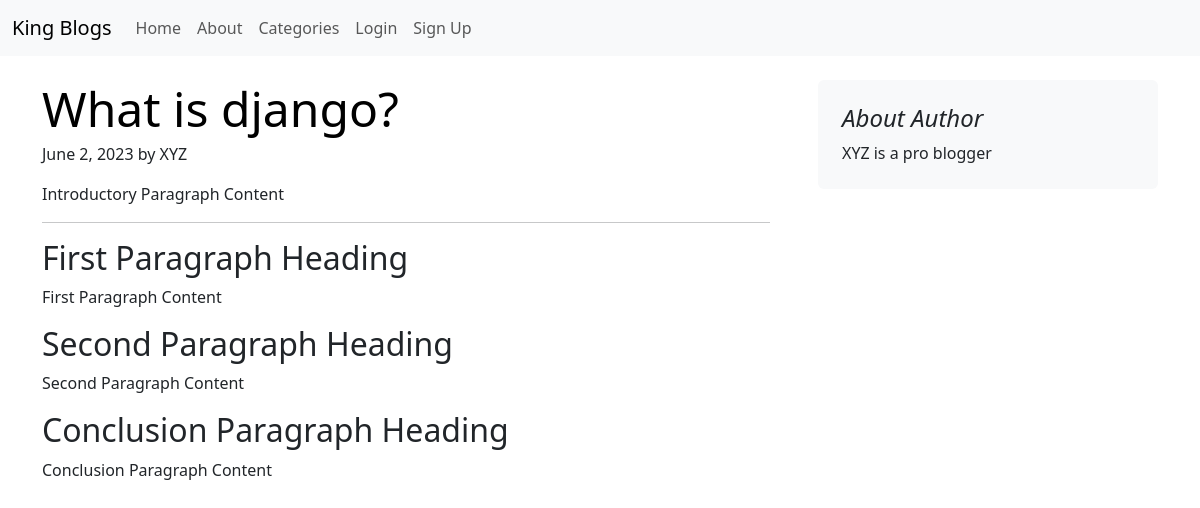
The page /blogpost/4 on the database its author committed.
### blog/models.py (models this page shows)
class Blogpost(models.Model):
    catChoices = (
        ('1','General'),
        ('2','Technology'),
        ('3','Food'),
        ('4','Education and Facts'),
        ('5','GK'),
        ('6','News'),
        ('7','Gaming'),
        ('8','Entertainment and Movies'),
        ('9','Sports'),
        ('10','Lifestyle'),
        ('11','Travel'),
        ('12','Art and Design'),
        ('13','Music'),
        ('14','Finance'),
        ('15','Photography'),
        ('16','Health and Fitness'),
    )
    post_id = models.AutoField(primary_key=True)
    title = models.CharField(max_length=50)
    cintrohead = models.CharField(max_length=5000, default="")
    head1 = models.CharField(max_length=500, default="")
    chead1 = models.CharField(max_length=5000, default="")
    head2 = models.CharField(max_length=500, default="")
    chead2 = models.CharField(max_length=5000, default="")
    con = models.CharField(max_length=500, default="")
    ccon = models.CharField(max_length=5000, default="")
    category =  models.CharField(max_length=100, default="1", choices=catChoices)
    pub_date = models.DateField()
    author_name = models.CharField(max_length=50, default="")
    author_info = models.CharField(max_length=200, default="")
    def __str__(self):
        return self.title

### blog/views.py (the view)
# urls.py: path("blogpost/<int:id>", views.blogpost, name="BlogPost")
def blogpost(request, id):
    post = Blogpost.objects.filter(post_id = id)[0]
    print(post)
    return render(request, 'blogpost.html',
                  {'post':post})

### templates/blogpost.html (shortened to what this page needs)
{% extends 'base.html' %}
{% block body %}
    <div class="container mt-4">
        <div class="row g-5">
            <div class="col-md-8">
              <article class="blog-post">
                <h2 class="display-5 link-body-emphasis mb-1">{{post.title}}</h2>
                <p class="blog-post-meta">{{post.pub_date}} by {{post.author_name}}</p>
                <p>{{post.cintrohead}} </p>
                <hr>
                <h2>{{post.head1}}</h2>
                <p>{{post.chead1}}</p>
                <h2>{{post.head2}}</h2>
                <p>{{post.chead2}}</p>
                <h2>{{post.con}}</h2>
                <p>{{post.ccon}}</p>
              </article>
           </div>
            <div class="col-md-4">
              <div class="position-sticky" style="top: 2rem;">
                <div class="p-4 mb-3 bg-body-tertiary rounded">
                  <h4 class="fst-italic">About Author</h4>
                  <p class="mb-0">{{post.author_info}}</p>
                </div>
              </div>
            </div>
          </div>
    </div>
{% endblock body %}

### rows shown on the page
Blogpost: title "What is django?", pub_date "June 2, 2023", author_name "XYZ", cintrohead "Introductory Paragraph Content", head1 "First Paragraph Heading", chead1 "First Paragraph Content", head2 "Second Paragraph Heading", chead2 "Second Paragraph Content", con "Conclusion Paragraph Heading", ccon "Conclusion Paragraph Content", author_info "XYZ is a pro blogger"
